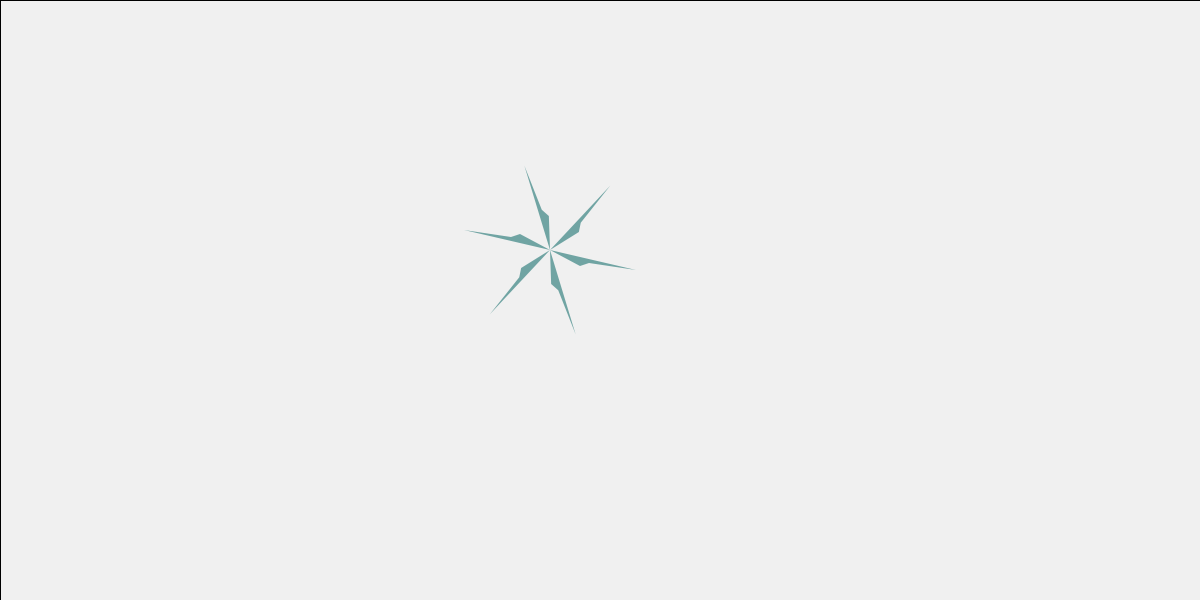
Frame 1 (no input)
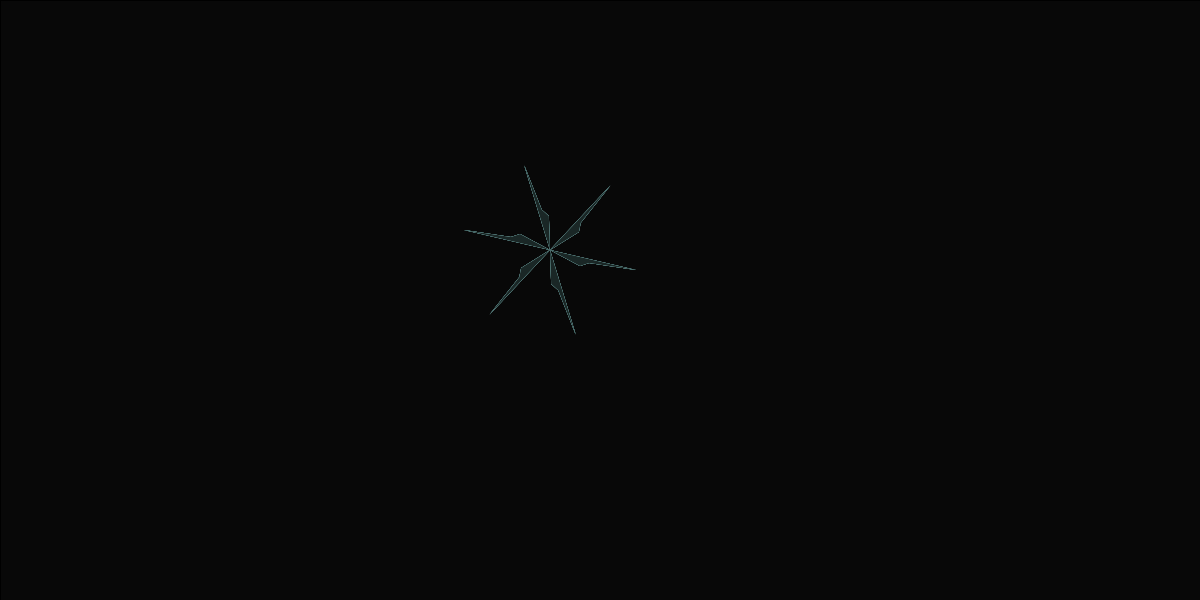
Frame 60 (the mouse pressed at the canvas centre just before this capture)
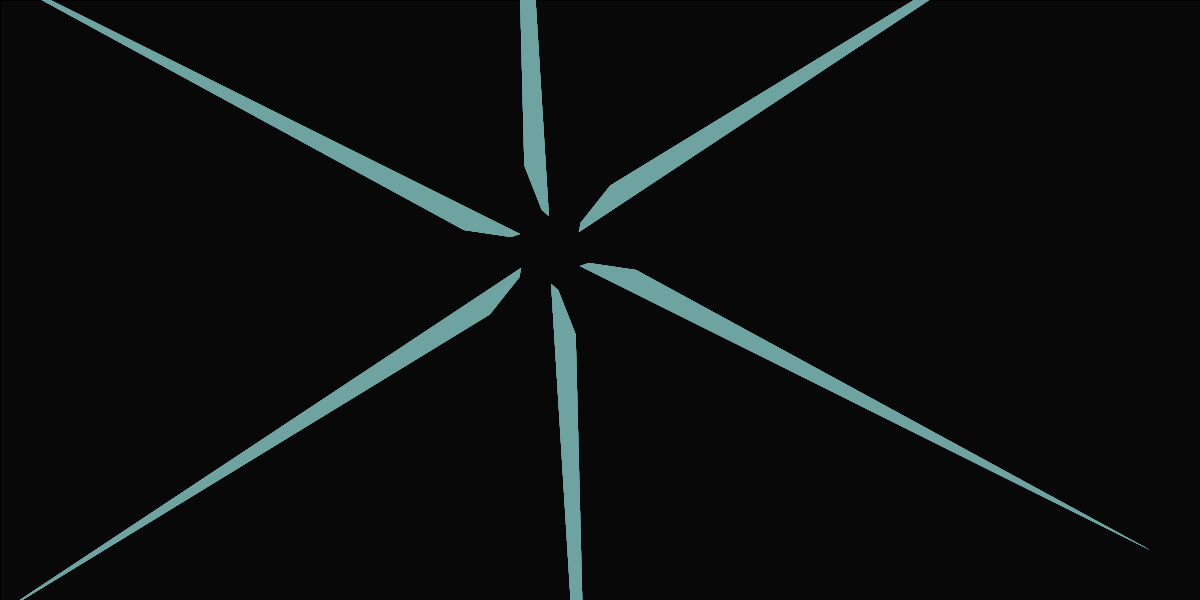
Frame 120 (the mouse held since frame 60 and released just before this capture)

The Processing sketch that drew these frames (run headless with seeded random() and noise(); from frame 60 on, the mouse is pressed at the canvas centre):

// Processing sketch: processing_71894
// ── processing_71894.pde

//Carolina Tamayo
//Introduction to Digital Media Fall 2012
//Section B
//9.13.12

int randomBlue = 0; 
boolean boolGrowing = false; 
int col=0;



void setup() {

  size(1200, 600);
 smooth(); 
 colorMode(HSB);
 rect(0,0, width,height); 

}




void draw() {
  
   fill(0,15);
    rect(0,0, width,height);

  if (boolGrowing) {  
    if (col == 100) {
      col++;
      
    }
    else {
      col = 0;
    }
  }
  
  
  smooth();     
  randomBlue = int(random(255)); 
  fill(127,80,randomBlue);  
  
translate(550,250);

    
noStroke();
   quad(mouseX, mouseY, 86, 20, 39, 13, 30, 16);

rotate(PI/3.0); 
noStroke();
  quad(mouseX, mouseY, 86, 20, 39, 13, 30, 16);
 
 rotate(PI/3.0); 
noStroke();
   quad(mouseX, mouseY, 86, 20, 39, 13, 30, 16);
   
 rotate(PI/3.0); 
noStroke();
 quad(mouseX, mouseY, 86, 20, 39, 13, 30, 16);
 
 rotate(PI/3.0); 
noStroke();
 quad(mouseX, mouseY, 86, 20, 39, 13, 30, 16);
 
 rotate(PI/3.0); 
noStroke();
    quad(mouseX, mouseY, 86, 20, 39, 13, 30, 16);
    

    
 
}

void mouseClicked() {
  boolGrowing=!boolGrowing; 
  
 
}



void mousePressed(){
col+=50;
col%=500;
println(col);
fill(randomBlue);
ellipse(10,10,400,400);

}


void keyPressed(){
if(key == 's'){
save("CarolinaTamayo.png");
}


}
